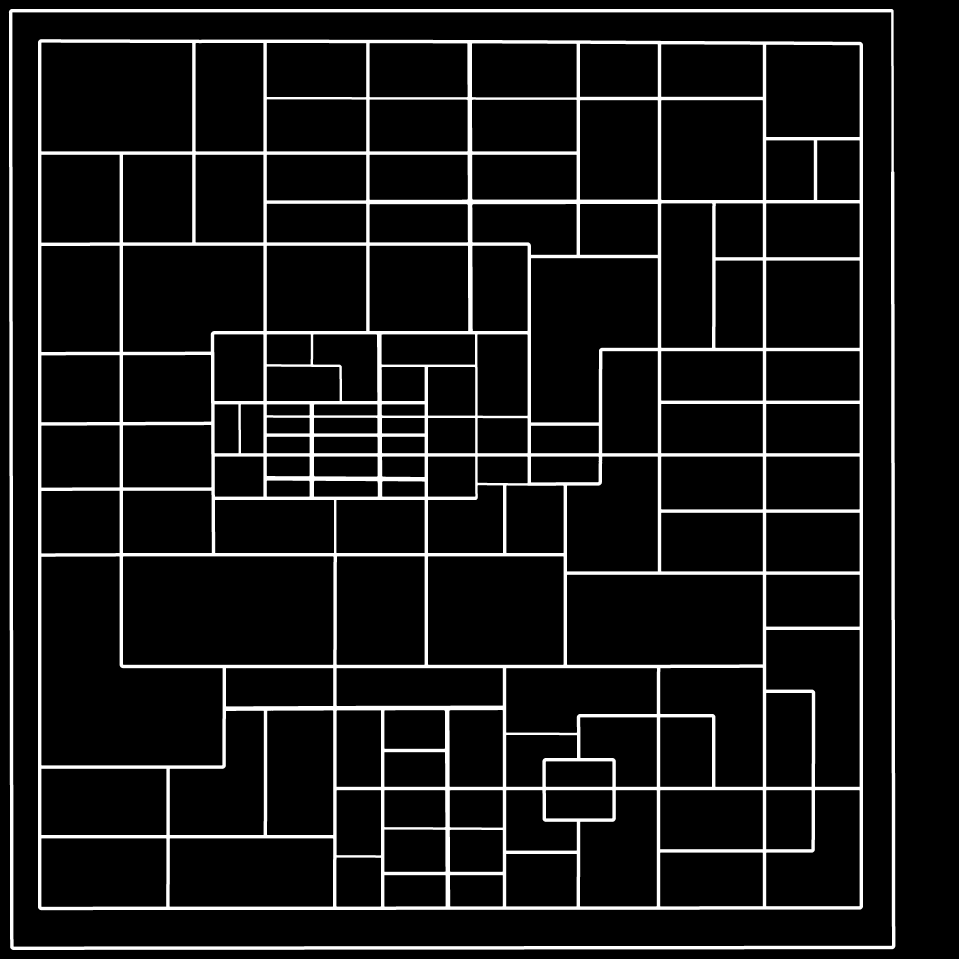
#> input picture multi GAV path planning/lib/map.jpg, 4794 x 4794 px (shown at 1/5 size)
$ python Astar.py
#> lines starting #> are read from the running program, lines starting #| are printed output that depends on the picture
import cv2
import numpy as np
from scipy.interpolate import splprep, splev
import math

# end: 243 2115
# start: 1800 2010
def Astar(maps, start_x, start_y, end_x, end_y):
    print('开始规划')

    maps_size = np.array(maps)  # 获取图像行和列大小
    hight = maps_size.shape[0]  # 行数->y   行数4794
    width = maps_size.shape[1]  # 列数->x   列数4794
    # print(hight)
    # print(width)
    start = {'位置': (start_x, start_y), 'G': 0, 'F': 0, '父节点': (start_x, start_y)}  # 起点
    end = {'位置': (end_x, end_y), 'G': 700, 'F': 700, '父节点': (end_x, end_y)}  # 终点
    print(start_x, start_y)

    openlist = []  # open列表，存储可能路径
    closelist = [start]  # close列表，已走过路径
    step_size = 5  # 搜索步长。

    # 步长太小，搜索速度就太慢。步长太大，可能直接跳过障碍，得到错误的路径
    # 步长大小要大于图像中最小障碍物宽度
    while 1:
        s_point = closelist[-1]['位置']  # 获取close列表最后一个点位置，S点 (x,y)
        G = closelist[-1]['G']
        add = ([0, step_size], [0, -step_size], [step_size, 0], [-step_size, 0])  # 可能运动的四个方向增量
        for i in range(len(add)):
            x = s_point[0] + add[i][0]  # 检索超出图像大小范围则跳过
            if x < 0 or x >= width:
                continue
            y = s_point[1] + add[i][1]
            if y < 0 or y >= hight:  # 检索超出图像大小范围则跳过
                continue
            if maps[y][x] == 0:
                continue
            G = G + 1  # 计算代价
            H = abs(x - end['位置'][0]) + abs(y - end['位置'][1])  # 计算代价
            F = G + H

            if H < 20:  # 当逐渐靠近终点时，搜索的步长变小
                step_size = 1
            addpoint = {'位置': (x, y), 'G': G, 'F': F, '父节点': s_point}  # 更新位置
            count = 0
            for i in openlist:
                if i['位置'] == addpoint['位置']:
                    count += 1
                    if i['F'] > addpoint['F']:
                        i['G'] = addpoint['G']
                        i['F'] = addpoint['F']
                        i['父节点'] = s_point
            for i in closelist:
                if i['位置'] == addpoint['位置']:
                    count += 1
            if count == 0:  # 新增点不在open和close列表中
                openlist.append(addpoint)

        t_point = {'位置': (91, 70), 'G': 10000, 'F': 10000, '父节点': (91, 70)}
        for j in range(len(openlist)):  # 寻找代价最小点
            if openlist[j]['F'] < t_point['F']:
                t_point = openlist[j]
                # print(1)
        for j in range(len(openlist)):  # 在open列表中删除t点
            if t_point == openlist[j]:
                openlist.pop(j)
                break
        closelist.append(t_point)  # 在close列表中加入t点

        if t_point['位置'] == end['位置']:  # 找到终点！！
            print("找到终点")
            break

    # 逆向搜索找到路径
    road = []
    road.append(closelist[-1])
    point = road[-1]

    while 1:
        for i in closelist:
            if i['位置'] == point['父节点']:  # 找到父节点
                point = i
                # print(point)
                road.append(point)
        if point == start:
            print("路径搜索完成")
            break

    informap = cv2.cvtColor(maps, cv2.COLOR_GRAY2BGR)
    path = [item['位置'] for item in road]

    for i in range(len(path)):  # 整数型画路径
        cv2.circle(informap, path[i], 2, (0, 0, 200), -1)
    cv2.circle(informap, start['位置'], 15, (0, 255, 0), -1)  # 起点
    cv2.circle(informap, end['位置'], 15, (0, 0, 255), -1)  # 终点

    # target_width = 900
    # target_height = 900
    cv2.imwrite("informap.png", informap)
    # [4 lines of commented-out code are left out]

    return path


class Node:
    # [11 lines left out: function __init__, not called in this run]


class ClassAStar:
    # [129 lines left out: functions __init__, search_path, retrieve_path, update_planning, not called in this run]


if __name__ == '__main__':
    maps = cv2.imread("map.jpg")
#> maps is the input picture: shape (4794, 4794, 3); min 0, max 255, mean 22.6
    maps = cv2.cvtColor(maps, cv2.COLOR_RGB2GRAY)
#> maps: shape (4794, 4794)
    imgGaussBlur = cv2.GaussianBlur(maps, ksize=(3, 3), sigmaX=2)  # sigmaX：x 轴方向的高斯核标准差
    # binaryGaussian = cv2.adaptiveThreshold(imgGaussBlur, 255, cv2.ADAPTIVE_THRESH_GAUSSIAN_C, cv2.THRESH_BINARY, 7, 6)  # 局部自适应阈值二值化
    # binary_Erode = cv2.erode(imgGaussBlur, kernel=np.array([[0, 0, 0, 0]], dtype=np.uint8))
    binary_Erode = cv2.erode(imgGaussBlur, kernel=np.ones((10, 10), dtype=np.uint8))
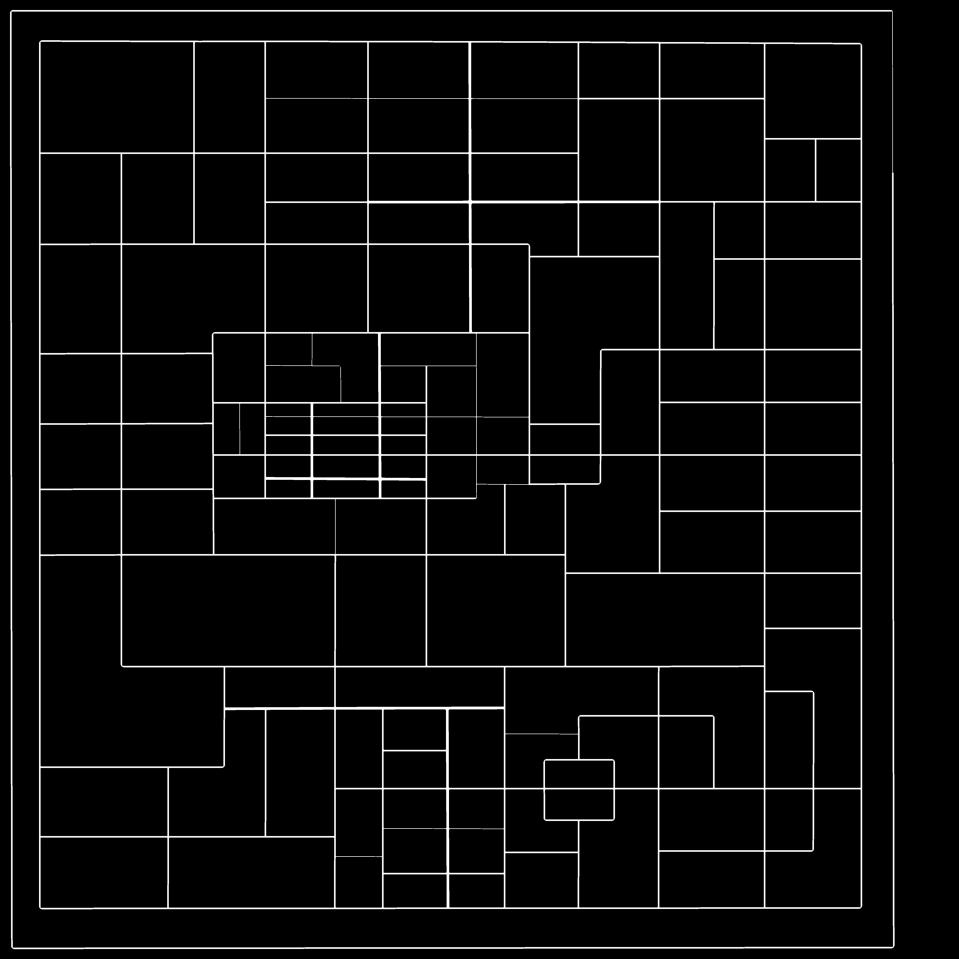
#> binary_Erode: shape (4794, 4794) (shown at 1/5 size); min 0, max 255, mean 10.7
    cv2.imwrite("map_erode.jpg", binary_Erode)
    # import matplotlib.pyplot as plt
    # plt.imshow(binaryGaussian, cmap='gray')
    # plt.show()

    Astar(binary_Erode, 1800, 2010, 233, 2120)
